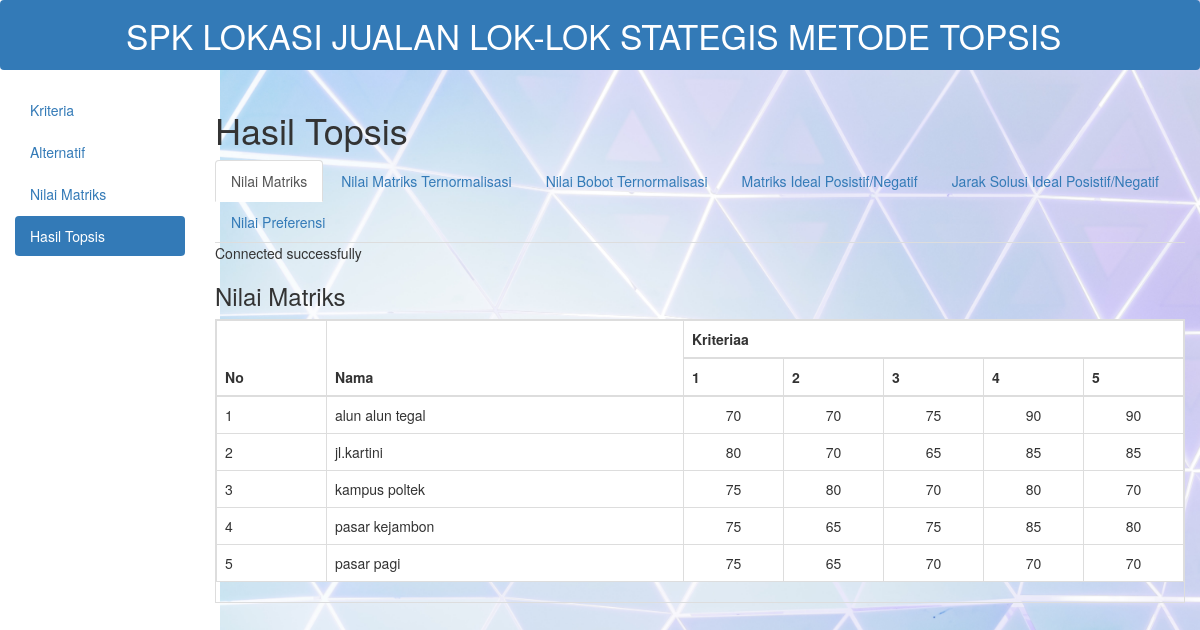
The page /?a=hasiltopsis&k=nilai_matriks on the database its author committed.
### tables this page shows
CREATE TABLE `alternatif` (
  `id_alternatif` varchar(5) NOT NULL,
  `nm_alternatif` varchar(35) NOT NULL
);

CREATE TABLE `nilai_matrik` (
  `id_matrik` int(7) NOT NULL,
  `id_alternatif` varchar(7) NOT NULL,
  `id_kriteria` varchar(7) NOT NULL,
  `nilai` double NOT NULL
);

### nilai_matriks.php (the view)
<?php
include ("konfig/koneksi.php");
$s=mysqli_query($conn,"select * from kriteria");
$h=mysqli_num_rows($s);
?>
<div class="box-header">
    <h3 class="box-title " >Nilai Matriks</h3>
</div>
<div class="table table-bordered table-responsive">
<table class="table table-bordered table-responsive">
<thead>
<tr>
<th rowspan="2">No</th>
<th rowspan="2">Nama</th>
<th colspan="<?php echo $h; ?>">Kriteriaa</th>
</tr>
<tr>
<?php
for($n=1;$n<=$h;$n++){
	echo"<th>{$n}</th>";
}
?>
</tr>
</thead>
<tbody>
<?php
$i=0;
$sql=mysqli_query($conn,"select * from alternatif order by id_alternatif asc;");
while($da=mysqli_fetch_assoc($sql)){
	echo "<tr>
		<td>".(++$i)."</td>
		<td>".$da['nm_alternatif']."</td>";
		$idalt=$da['id_alternatif'];
			$n=mysqli_query($conn,"select * from nilai_matrik where id_alternatif='$idalt' order by id_matrik asc");
		while($dn=mysqli_fetch_assoc($n)){
			echo "<td align='center'>$dn[nilai]</td>";
		}
		echo "</tr>\n";
}
?>
</tbody>
</table>
</div>

### rows shown on the page
alternatif: nm_alternatif "alun alun tegal"
nilai_matrik: nilai "70"
nilai_matrik: nilai "70"
nilai_matrik: nilai "75"
nilai_matrik: nilai "90"
nilai_matrik: nilai "90"
alternatif: nm_alternatif "jl.kartini"
nilai_matrik: nilai "80"
nilai_matrik: nilai "70"
nilai_matrik: nilai "65"
nilai_matrik: nilai "85"
nilai_matrik: nilai "85"
alternatif: nm_alternatif "kampus poltek"
nilai_matrik: nilai "75"
nilai_matrik: nilai "80"
nilai_matrik: nilai "70"
nilai_matrik: nilai "80"
nilai_matrik: nilai "70"
alternatif: nm_alternatif "pasar kejambon"
nilai_matrik: nilai "75"
nilai_matrik: nilai "65"
nilai_matrik: nilai "75"
nilai_matrik: nilai "85"
nilai_matrik: nilai "80"
alternatif: nm_alternatif "pasar pagi"
nilai_matrik: nilai "75"
nilai_matrik: nilai "65"
nilai_matrik: nilai "70"
nilai_matrik: nilai "70"
nilai_matrik: nilai "70"
